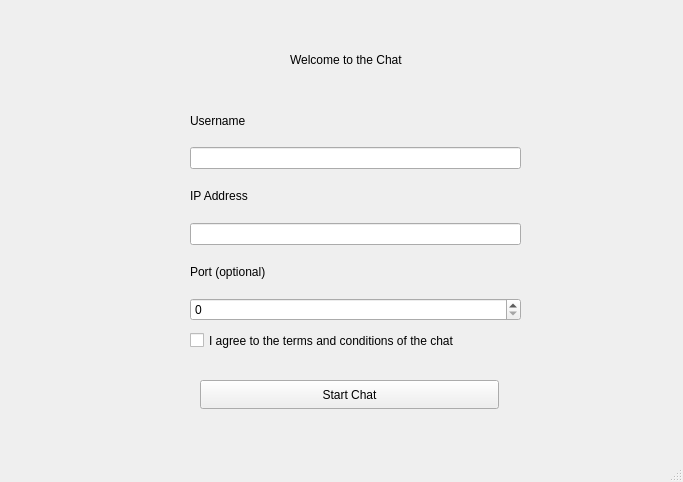
<?xml version="1.0" encoding="UTF-8"?>
<ui version="4.0">
 <class>loginWindow</class>
 <widget class="QMainWindow" name="loginWindow">
  <property name="geometry">
   <rect>
    <x>0</x>
    <y>0</y>
    <width>683</width>
    <height>482</height>
   </rect>
  </property>
  <property name="windowTitle">
   <string>loginWindow</string>
  </property>
  <widget class="QWidget" name="centralwidget">
   <widget class="QWidget" name="verticalLayoutWidget">
    <property name="geometry">
     <rect>
      <x>190</x>
      <y>100</y>
      <width>331</width>
      <height>221</height>
     </rect>
    </property>
    <layout class="QVBoxLayout" name="verticalLayout">
     <item>
      <widget class="QLabel" name="label">
       <property name="text">
        <string>Username</string>
       </property>
      </widget>
     </item>
     <item>
      <widget class="QLineEdit" name="usernameEdit"/>
     </item>
     <item>
      <widget class="QLabel" name="label_2">
       <property name="text">
        <string>IP Address</string>
       </property>
      </widget>
     </item>
     <item>
      <widget class="QLineEdit" name="ipEdit"/>
     </item>
     <item>
      <widget class="QLabel" name="label_3">
       <property name="text">
        <string>Port (optional)</string>
       </property>
      </widget>
     </item>
     <item>
      <widget class="QSpinBox" name="portNum"/>
     </item>
    </layout>
   </widget>
   <widget class="QPushButton" name="loginButton">
    <property name="geometry">
     <rect>
      <x>200</x>
      <y>380</y>
      <width>299</width>
      <height>29</height>
     </rect>
    </property>
    <property name="text">
     <string>Start Chat</string>
    </property>
   </widget>
   <widget class="QCheckBox" name="termsCheck">
    <property name="geometry">
     <rect>
      <x>190</x>
      <y>330</y>
      <width>341</width>
      <height>21</height>
     </rect>
    </property>
    <property name="text">
     <string>I agree to the terms and conditions of the chat</string>
    </property>
   </widget>
   <widget class="QLabel" name="welcomeLabel">
    <property name="geometry">
     <rect>
      <x>290</x>
      <y>50</y>
      <width>151</width>
      <height>20</height>
     </rect>
    </property>
    <property name="text">
     <string>Welcome to the Chat</string>
    </property>
   </widget>
  </widget>
  <widget class="QStatusBar" name="statusbar"/>
  <action name="actionLogin">
   <property name="text">
    <string>Login</string>
   </property>
  </action>
 </widget>
 <resources/>
 <connections/>
</ui>
